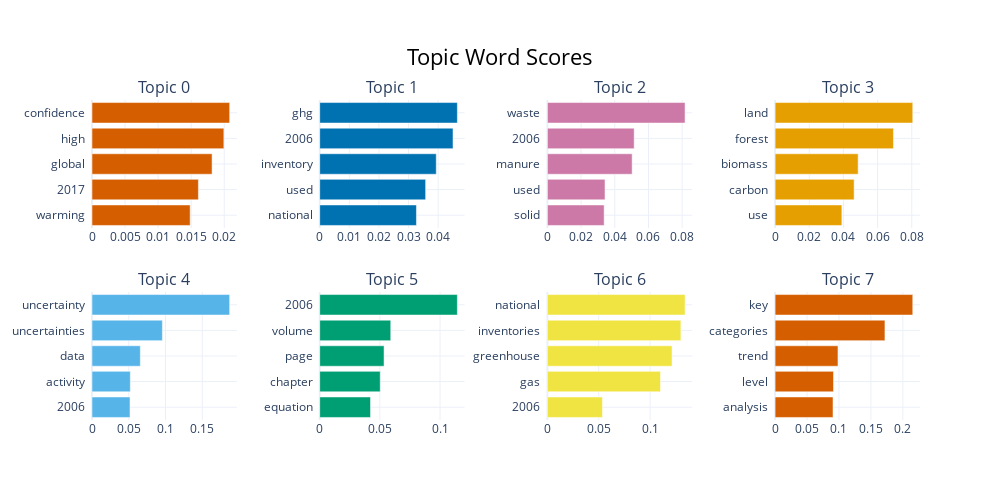

This figure's notebook cell:
### Code cell
topics, probs, model = create_topics("auto", "CountVectorizer", list_comb)
model.visualize_barchart()

### Figure 1 — Plotly figure (JSON) as saved in the notebook; plotly's stock layout.template omitted (floating-point values rounded to 4 significant figures)
{"data": [{"marker": {"color": "#D55E00"}, "orientation": "h", "type": "bar", "x": [0.01485, 0.01609, 0.01816, 0.01994, 0.02082], "xaxis": "x", "y": ["warming  ", "2017  ", "global  ", "high  ", "confidence  "], "yaxis": "y"}, {"marker": {"color": "#0072B2"}, "orientation": "h", "type": "bar", "x": [0.03267, 0.03577, 0.03936, 0.04501, 0.04649], "xaxis": "x2", "y": ["national  ", "used  ", "inventory  ", "2006  ", "ghg  "], "yaxis": "y2"}, {"marker": {"color": "#CC79A7"}, "orientation": "h", "type": "bar", "x": [0.03368, 0.03421, 0.05031, 0.05152, 0.08171], "xaxis": "x3", "y": ["solid  ", "used  ", "manure  ", "2006  ", "waste  "], "yaxis": "y3"}, {"marker": {"color": "#E69F00"}, "orientation": "h", "type": "bar", "x": [0.03909, 0.04626, 0.04861, 0.06927, 0.08058], "xaxis": "x4", "y": ["use  ", "carbon  ", "biomass  ", "forest  ", "land  "], "yaxis": "y4"}, {"marker": {"color": "#56B4E9"}, "orientation": "h", "type": "bar", "x": [0.0517, 0.05212, 0.06572, 0.09572, 0.1872], "xaxis": "x5", "y": ["2006  ", "activity  ", "data  ", "uncertainties  ", "uncertainty  "], "yaxis": "y5"}, {"marker": {"color": "#009E73"}, "orientation": "h", "type": "bar", "x": [0.04223, 0.05031, 0.05348, 0.05905, 0.1144], "xaxis": "x6", "y": ["equation  ", "chapter  ", "page  ", "volume  ", "2006  "], "yaxis": "y6"}, {"marker": {"color": "#F0E442"}, "orientation": "h", "type": "bar", "x": [0.05361, 0.1102, 0.1214, 0.13, 0.1341], "xaxis": "x7", "y": ["2006  ", "gas  ", "greenhouse  ", "inventories  ", "national  "], "yaxis": "y7"}, {"marker": {"color": "#D55E00"}, "orientation": "h", "type": "bar", "x": [0.09067, 0.09144, 0.09842, 0.172, 0.2155], "xaxis": "x8", "y": ["analysis  ", "level  ", "trend  ", "categories  ", "key  "], "yaxis": "y8"}], "layout": {"annotations": [{"font": {"size": 16}, "showarrow": false, "text": "Topic 0", "x": 0.0875, "xanchor": "center", "xref": "paper", "y": 1, "yanchor": "bottom", "yref": "paper"}, {"font": {"size": 16}, "showarrow": false, "text": "Topic 1", "x": 0.3625, "xanchor": "center", "xref": "paper", "y": 1, "yanchor": "bottom", "yref": "paper"}, {"font": {"size": 16}, "showarrow": false, "text": "Topic 2", "x": 0.6375, "xanchor": "center", "xref": "paper", "y": 1, "yanchor": "bottom", "yref": "paper"}, {"font": {"size": 16}, "showarrow": false, "text": "Topic 3", "x": 0.9125, "xanchor": "center", "xref": "paper", "y": 1, "yanchor": "bottom", "yref": "paper"}, {"font": {"size": 16}, "showarrow": false, "text": "Topic 4", "x": 0.0875, "xanchor": "center", "xref": "paper", "y": 0.4, "yanchor": "bottom", "yref": "paper"}, {"font": {"size": 16}, "showarrow": false, "text": "Topic 5", "x": 0.3625, "xanchor": "center", "xref": "paper", "y": 0.4, "yanchor": "bottom", "yref": "paper"}, {"font": {"size": 16}, "showarrow": false, "text": "Topic 6", "x": 0.6375, "xanchor": "center", "xref": "paper", "y": 0.4, "yanchor": "bottom", "yref": "paper"}, {"font": {"size": 16}, "showarrow": false, "text": "Topic 7", "x": 0.9125, "xanchor": "center", "xref": "paper", "y": 0.4, "yanchor": "bottom", "yref": "paper"}], "height": 500, "hoverlabel": {"bgcolor": "white", "font": {"family": "Rockwell", "size": 16}}, "showlegend": false, "title": {"font": {"color": "Black", "size": 22}, "text": "Topic Word Scores", "x": 0.5, "xanchor": "center", "yanchor": "top"}, "width": 1000, "xaxis": {"anchor": "y", "domain": [0, 0.175], "showgrid": true}, "xaxis2": {"anchor": "y2", "domain": [0.275, 0.45], "showgrid": true}, "xaxis3": {"anchor": "y3", "domain": [0.55, 0.725], "showgrid": true}, "xaxis4": {"anchor": "y4", "domain": [0.825, 1], "showgrid": true}, "xaxis5": {"anchor": "y5", "domain": [0, 0.175], "showgrid": true}, "xaxis6": {"anchor": "y6", "domain": [0.275, 0.45], "showgrid": true}, "xaxis7": {"anchor": "y7", "domain": [0.55, 0.725], "showgrid": true}, "xaxis8": {"anchor": "y8", "domain": [0.825, 1], "showgrid": true}, "yaxis": {"anchor": "x", "domain": [0.6, 1], "showgrid": true}, "yaxis2": {"anchor": "x2", "domain": [0.6, 1], "showgrid": true}, "yaxis3": {"anchor": "x3", "domain": [0.6, 1], "showgrid": true}, "yaxis4": {"anchor": "x4", "domain": [0.6, 1], "showgrid": true}, "yaxis5": {"anchor": "x5", "domain": [0, 0.4], "showgrid": true}, "yaxis6": {"anchor": "x6", "domain": [0, 0.4], "showgrid": true}, "yaxis7": {"anchor": "x7", "domain": [0, 0.4], "showgrid": true}, "yaxis8": {"anchor": "x8", "domain": [0, 0.4], "showgrid": true}}}
